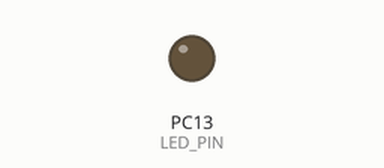
The sketch below on a simulated STM32 Blue Pill. On the bench: output pins drawn as LEDs (lit = HIGH).

Above: at 0.35 s.
At 12.5 s:
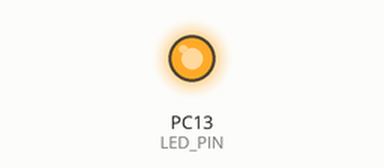
Timing chart, 0 to 17.2 s (numbered marks = the images above):
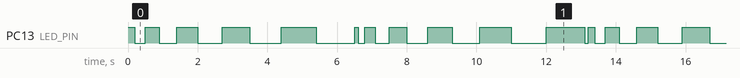

The sketch:

DebugWithStlink.ino
```cpp
/*

  STM32F103C8T6/BluePill/DebugWithStlink
  A simple sketch for testing gdb and stlink debugging techniques.

  For info and circuit diagrams see https://github.com/tardate/LittleArduinoProjects/tree/main/ARM/STM32F103C8T6/BluePill/DebugWithStlink

 */

const int LED_PIN = PC13;
const int BASE_FREQ = 100;
int global_counter = 1;

void setup() {
  pinMode(LED_PIN, OUTPUT);
}

void loop() {
  static boolean output = LOW;
  output = !output;

  if (global_counter > 10) {
    global_counter = 1;
  } else {
    ++global_counter;
  }

  digitalWrite(LED_PIN, output);
  if (output) {
    delay(BASE_FREQ * global_counter);
  } else {
    delay(BASE_FREQ * global_counter);
  }
}
```

Measured:
- by itself, PC13 (LED_PIN): moves between LOW and HIGH, repeating every 13.2 s
- by itself, everything shown: repeats every 13.2 s, in 22 steps
